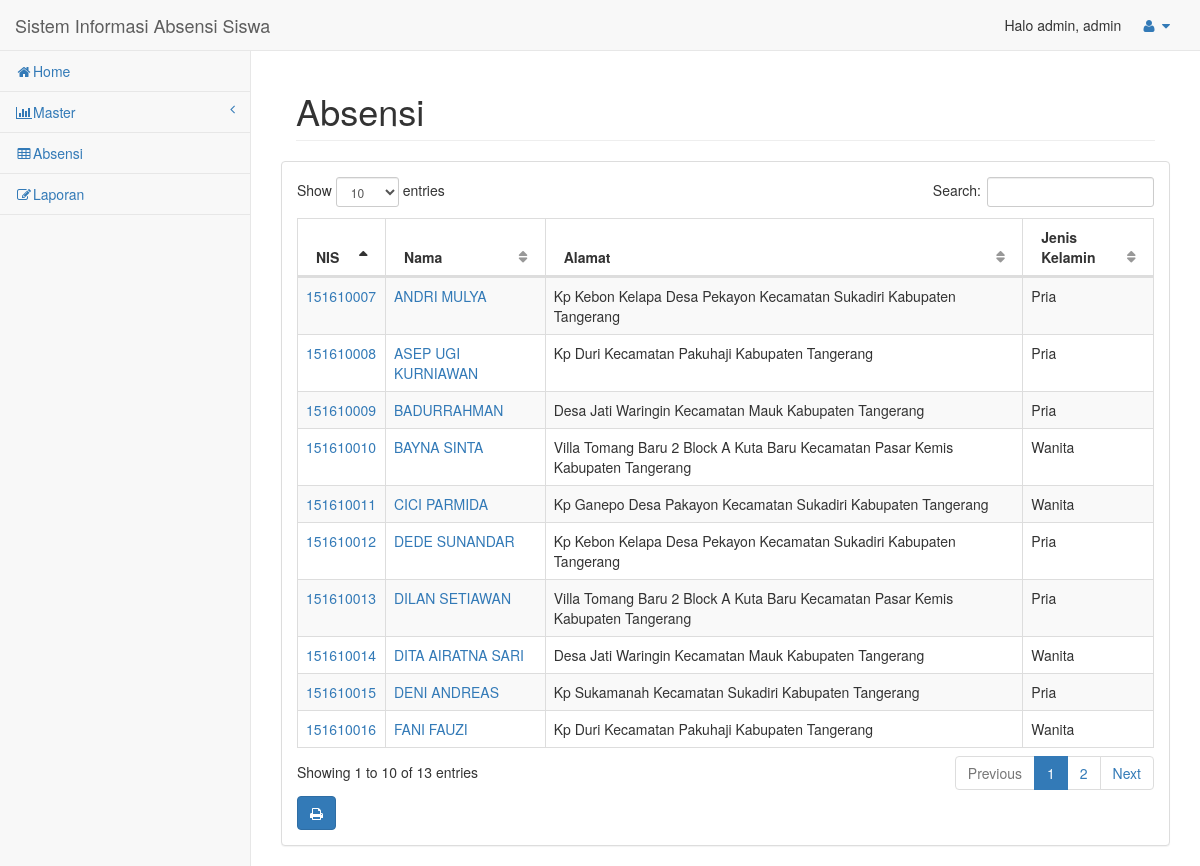
Page /admin/dataabsensi.php (signed in) on the committed database.
### tables this page shows
CREATE TABLE `tbl_siswa` (
  `nis` int(11) NOT NULL,
  `nama` varchar(30) NOT NULL,
  `alamat` text NOT NULL,
  `tempat_lhr` varchar(30) NOT NULL,
  `tgl_lhr` date NOT NULL,
  `jk` enum('Pria','Wanita') NOT NULL,
  `telp` varchar(20) NOT NULL
);

### admin/include/user_active.php (called while the page is built, shortened)
<?php
if ((ISSET($_SESSION['username']) and $_SESSION['level'] != "#")) 	{
	$nama_active=$_SESSION['nama'];
	$level=$_SESSION['level'];
	}
?>

### admin/dataabsensi.php (the view, shortened to what this page needs)
<!DOCTYPE html>
<html lang="en">
<head>
    <link href="assets/vendor/bootstrap/css/bootstrap.min.css" rel="stylesheet">
    <link href="assets/vendor/metisMenu/metisMenu.min.css" rel="stylesheet">
    <link href="assets/vendor/datatables-plugins/dataTables.bootstrap.css" rel="stylesheet">
    <link href="assets/vendor/datatables-responsive/dataTables.responsive.css" rel="stylesheet">
    <link href="assets/dist/css/sb-admin-2.css" rel="stylesheet">
    <link href="assets/vendor/font-awesome/css/font-awesome.min.css" rel="stylesheet" type="text/css">
</head>
<body>
<?php
    include "include/headerup.php";
    include "include/header.php";
?>
        <div id="page-wrapper">
            <div class="container-fluid">
                <div class="row">
                    <div class="col-lg-12">
                        <h1 class="page-header">Absensi</h1>
                    </div>
            <div class="row">
                <div class="col-lg-12">
                    <div class="panel panel-default">
                        <div class="panel-body">
                            <table width="100%" class="table table-striped table-bordered table-hover" id="dataTables-example">
                                        <thead>
                                            <tr>
                                                <th>NIS</th>
                                                <th>Nama</th>
                                                <th>Alamat</th>
                                                <th>Jenis Kelamin</th>
                                            </tr>
                                        </thead>
                                        <tbody>
                                        <?php
                                            $conn = new mysqli("localhost", "root", "", "absensi2");
                                            $res = $conn->query("SELECT * FROM tbl_siswa");
                                            while($row = $res->fetch_assoc()){
                                                echo '
                                                <tr>
                                                    <td><a href="dataabsensi2.php?nis='.$row['nis'].'">'.$row['nis'].'</a></td>
                                                    <td><a href="dataabsensi2.php?nis='.$row['nis'].'">'.$row['nama'].'</a></td>
                                                    <td>'.$row['alamat'].'</td>
                                                    <td>'.$row['jk'].'</td>
                                                </tr>
                                                ';
                                            }
                                            ?>
                                        </tbody>
                                    </table>
                                    <a align="left" class="btn btn-primary" href="printlaporan.php" onclick="return warn()" title="Print"><i class="fa fa-print "></i></a></button>
                        </div>
                    </div>
                </div>
            </div>
        </div>
    </div>
</div>
</div>
</body>
</html>

### admin/include/headerup.php (shortened to what this page needs)
<?php include "include/user_active.php"; ?>
<div id="wrapper">
    <nav class="navbar navbar-default navbar-static-top" role="navigation" style="margin-bottom: 0">
        <div class="navbar-header">
            <a class="navbar-brand" href="home.php">Sistem Informasi Absensi Siswa</a>
        </div>
        <ul class="nav navbar-top-links navbar-right">
                <li>Halo <?php echo "$nama_active"; ?>, <?php echo "$level"; ?></li>
            <li class="dropdown">
                <a class="dropdown-toggle" data-toggle="dropdown" href="#">
                    <i class="fa fa-user fa-fw"></i> <i class="fa fa-caret-down"></i>
                </a>
            </li>
        </ul>

### admin/include/header.php (shortened to what this page needs)
<?php
if ($_SESSION['level'] == 'admin')
{
  echo "
            <div class='navbar-default sidebar' role='navigation'>
                <div class='sidebar-nav navbar-collapse'>
                    <ul class='nav' id='side-menu'>
                        <li>
                            <a href='home.php'><i class='fa fa-home fa-fw'></i>Home</a>
                        </li>
                        <li>
                            <a href='#'><i class='fa fa-bar-chart-o fa-fw'></i>Master<span class='fa arrow'></span></a>
                            <ul class='nav nav-second-level'>
                                <li>
                                    <a href='user.php'>User</a>
                                </li>
                                <li>
                                    <a href='siswa.php'>Siswa</a>
                                </li>
                                <li>
                                    <a href='kelas.php'>Kelas</a>
                                </li>
                                <li>
                                    <a href='pelajaran.php'>Pelajaran</a>
                                </li>
                            </ul>
                        </li>
                        <li>
                            <a href='presensi_admin.php'><i class='fa fa-table fa-fw'></i>Absensi</a>
                        </li>
                        <li>
                            <a href='laporan_admin.php'><i class='fa fa-edit fa-fw'></i>Laporan</a>
                        </li>
                    </ul>
                </div>
            </div>
        </nav>
      ";
      }
?>

### rows in the picture
tbl_siswa: nis "151610016", nama "FANI FAUZI", alamat "Kp Duri Kecamatan Pakuhaji Kabupaten Tangerang", jk "Wanita"
tbl_siswa: nis "151610015", nama "DENI ANDREAS", alamat "Kp Sukamanah Kecamatan Sukadiri Kabupaten Tangerang", jk "Pria"
tbl_siswa: nis "151610014", nama "DITA AIRATNA SARI", alamat "Desa Jati Waringin Kecamatan Mauk Kabupaten Tangerang", jk "Wanita"
tbl_siswa: nis "151610013", nama "DILAN SETIAWAN", alamat "Villa Tomang Baru 2 Block A Kuta Baru Kecamatan Pasar Kemis Kabupaten Tangerang", jk "Pria"
tbl_siswa: nis "151610012", nama "DEDE SUNANDAR", alamat "Kp Kebon Kelapa Desa Pekayon Kecamatan Sukadiri Kabupaten Tangerang", jk "Pria"
tbl_siswa: nis "151610011", nama "CICI PARMIDA", alamat "Kp Ganepo Desa Pakayon Kecamatan Sukadiri Kabupaten Tangerang", jk "Wanita"
tbl_siswa: nis "151610010", nama "BAYNA SINTA", alamat "Villa Tomang Baru 2 Block A Kuta Baru Kecamatan Pasar Kemis Kabupaten Tangerang", jk "Wanita"
tbl_siswa: nis "151610009", nama "BADURRAHMAN", alamat "Desa Jati Waringin Kecamatan Mauk Kabupaten Tangerang", jk "Pria"
tbl_siswa: nis "151610008", nama "ASEP UGI KURNIAWAN", alamat "Kp Duri Kecamatan Pakuhaji Kabupaten Tangerang", jk "Pria"
tbl_siswa: nis "151610007", nama "ANDRI MULYA", alamat "Kp Kebon Kelapa Desa Pekayon Kecamatan Sukadiri Kabupaten Tangerang", jk "Pria"

### other values in the picture
$nama_active "admin"
$level "admin"
